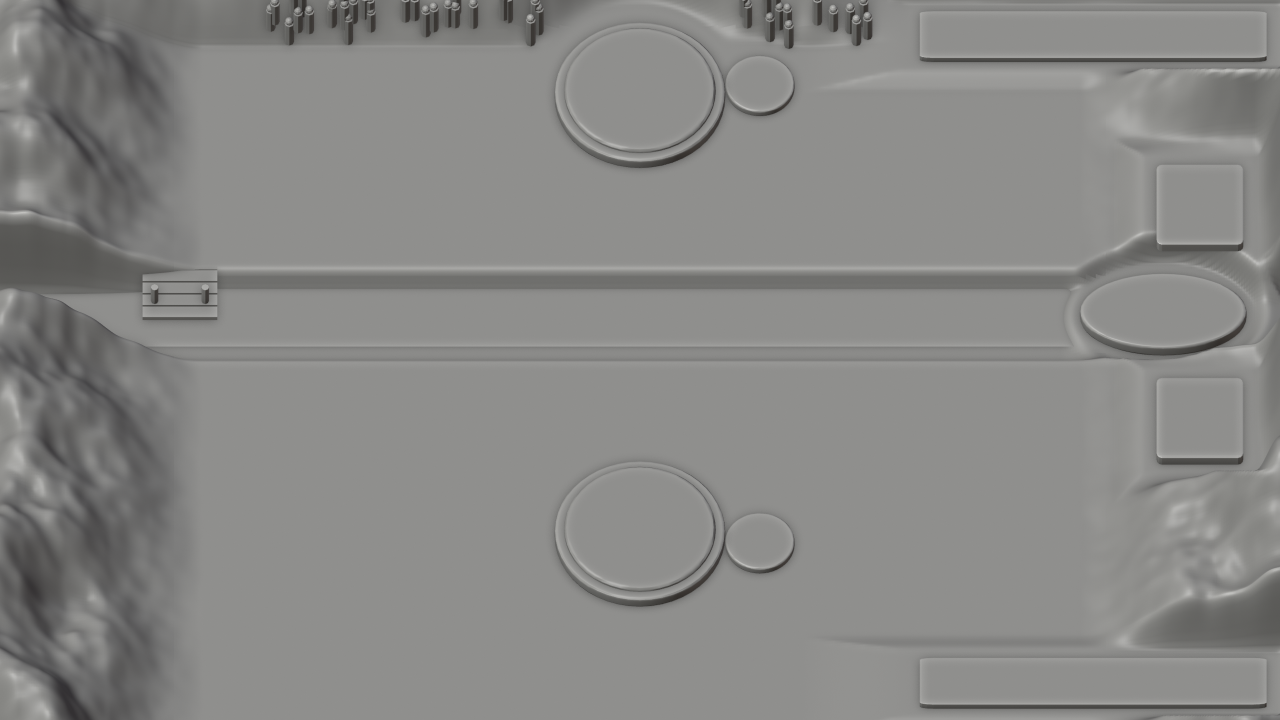
#> input picture art_src/arena/blockout/board_clay.png, 2560 x 1440 px, found by its file name (shown at 1/2 size)
$ python passes.py ../../art_src/arena/blockout/board_clay.png
#> lines starting #> are read from the running program, lines starting #| are printed output that depends on the picture; after the words box and inside, x2 and y2 are one past the last pixel; in counts of white or black regions, pixels touching at a corner belong together
"""Post-processes the Blender blockout renders for the ComfyUI paintover.

  python tools/arena/passes.py art_src/arena/blockout

Writes board_lineart.png (white lines on black: element borders from the ID pass + main clay edges) and
layout_check.png (clay with the game's layout guide on top, to eyeball the sockets).
"""
import os
import sys

import cv2
import numpy as np

d = sys.argv[1]
clay = cv2.imread(os.path.join(d, "board_clay.png"), cv2.IMREAD_GRAYSCALE)
#> clay: shape (1440, 2560); min 43, max 200, mean 135.6
ids = cv2.imread(os.path.join(d, "board_id.png"))
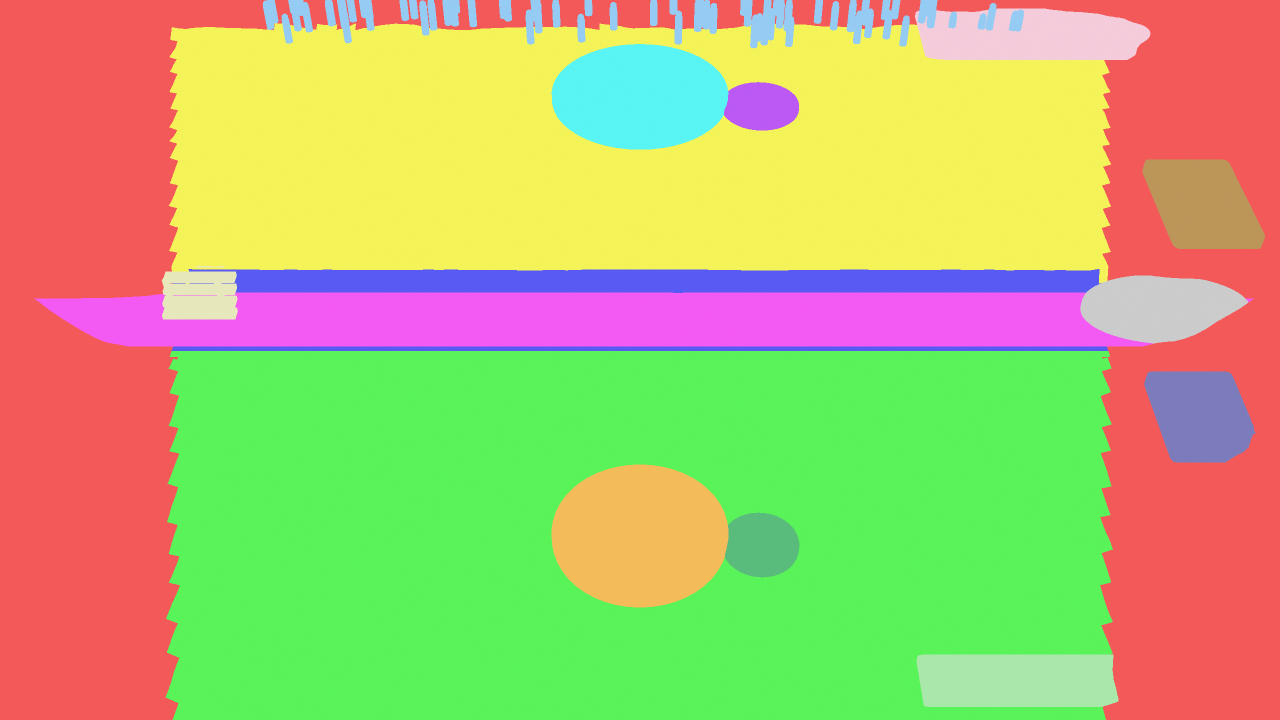
#> input picture art_src/arena/blockout/board_id.png, 2560 x 1440 px, found by its file name (shown at 1/2 size)
#> ids is the input picture: shape (1440, 2560, 3); mean B, G, R 111.4, 186.3, 180.2
# The terrain regions (banks, riverbed, cliffs) blend into each other: their shared borders are not lines to paint.
h, w = ids.shape[:2]
#> h = 1440; w = 2560
flat = ids.copy()
# Sample the region colours at known layout points (cliff, far bank, near bank) rather than trusting ids.json,
# since the render's colour management shifts them.
for gx, gy in ((60, 900), (1880, 900), (960, 300), (960, 950)):
    c = ids[int(gy / 1080 * h), int(gx / 1920 * w)].astype(int)
    flat[np.all(np.abs(ids.astype(int) - c) < 8, axis=2)] = (40, 40, 40)
#> this loop made 4 passes
#> c on passes 1 to 4: [89, 89, 244], [90, 90, 244], [89, 244, 244], [89, 244, 89]
borders = (cv2.Canny(flat, 10, 30) > 0).astype(np.uint8) * 255
#> borders: shape (1440, 2560); 0.58% white in thin lines or dots
edges = cv2.Canny(cv2.GaussianBlur(clay, (5, 5), 0), 40, 110)
#> edges: shape (1440, 2560); 0.78% white in thin lines or dots
lines = cv2.max(cv2.dilate(borders, np.ones((3, 3), np.uint8)), edges)
#> lines: shape (1440, 2560); 2.6% white; 68 white regions (20 under 20 px), largest, box (x1, y1, x2, y2) and area: (66, 530, 2509, 712) 36402, (1101, 0, 1600, 337) 10511, (1828, 0, 2534, 125) 7431
cv2.imwrite(os.path.join(d, "board_lineart.png"), lines)
guide = cv2.imread(os.path.join(os.path.dirname(os.path.abspath(d)), "acheron_layout_guide.png"))
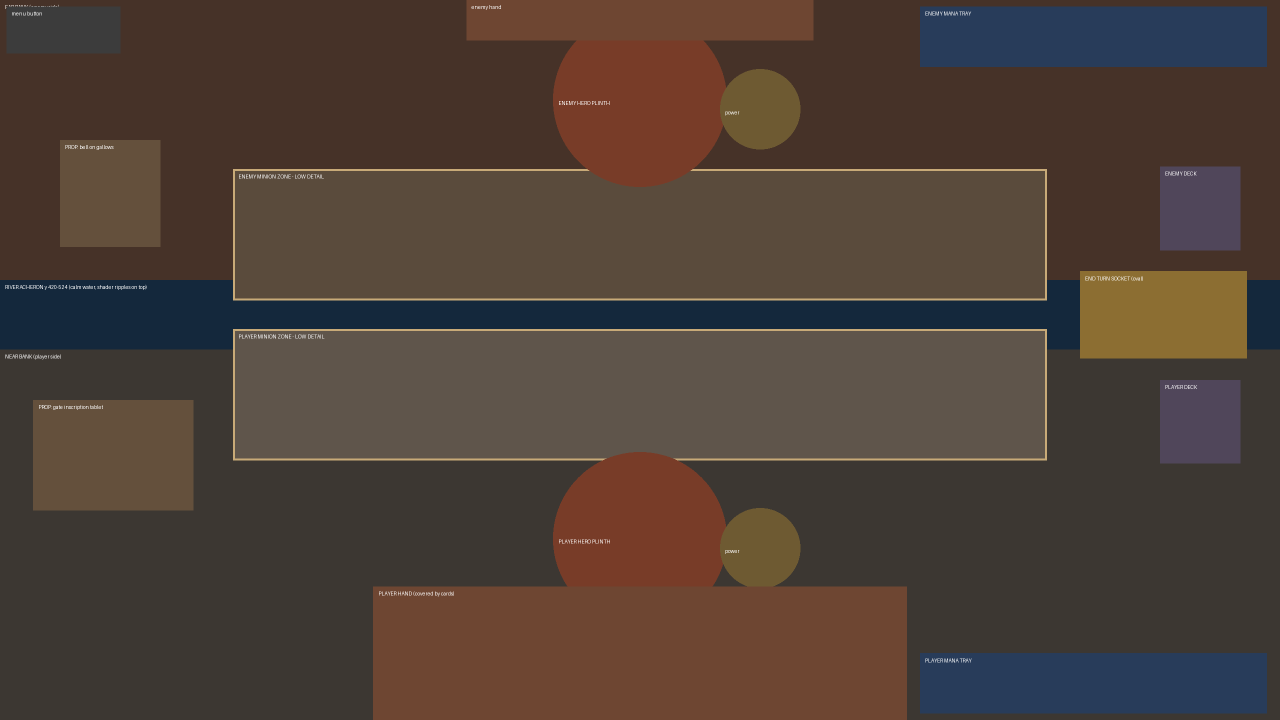
#> input picture art_src/arena/acheron_layout_guide.png, 2560 x 1440 px, found by its file name (shown at 1/2 size)
#> guide is the input picture: shape (1440, 2560, 3); mean B, G, R 55.5, 64.1, 78.3
if guide is not None:
    guide = cv2.resize(guide, (clay.shape[1], clay.shape[0]))
    check = cv2.addWeighted(cv2.cvtColor(clay, cv2.COLOR_GRAY2BGR), 0.6, guide, 0.4, 0)
    cv2.imwrite(os.path.join(d, "layout_check.png"), check)
# Normal map for Godot's 2D lights: the render is sRGB-encoded, the normal map must be linear (green = up).
n = cv2.imread(os.path.join(d, "board_normal.png")).astype(np.float32) / 255.0
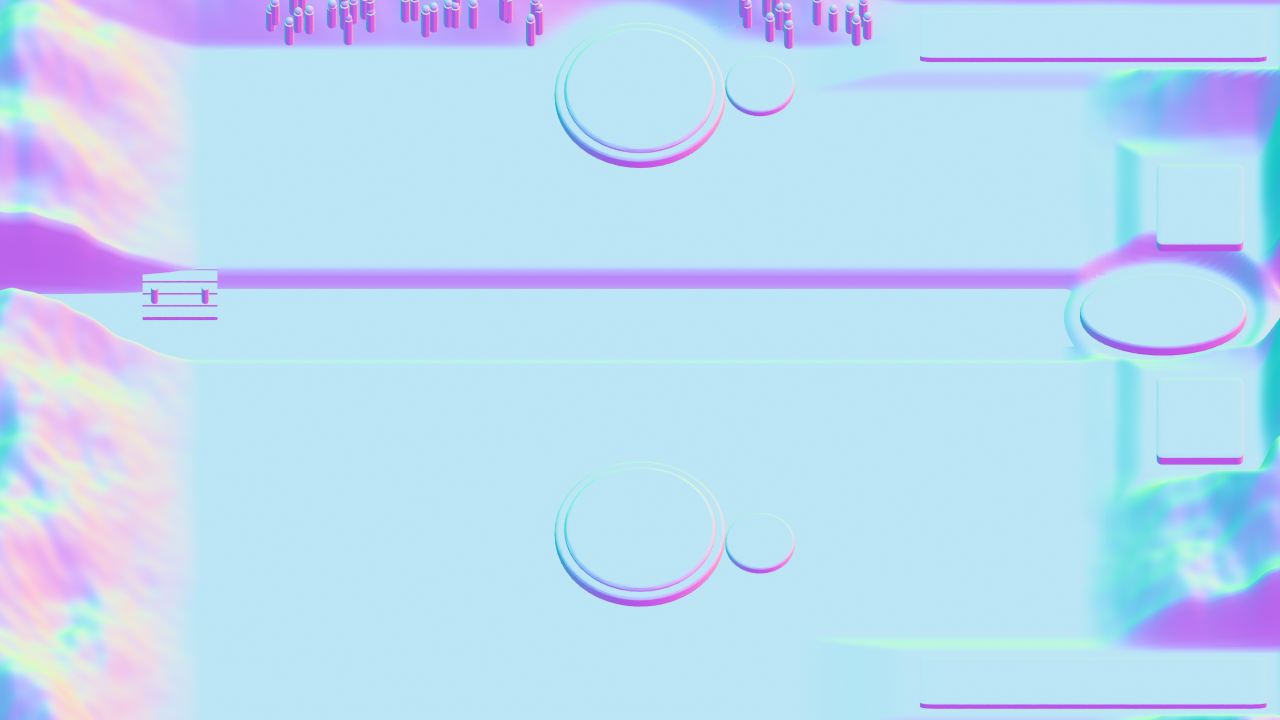
#> input picture art_src/arena/blockout/board_normal.png, 2560 x 1440 px, found by its file name (shown at 1/2 size)
lin = np.where(n <= 0.04045, n / 12.92, ((n + 0.055) / 1.055) ** 2.4)
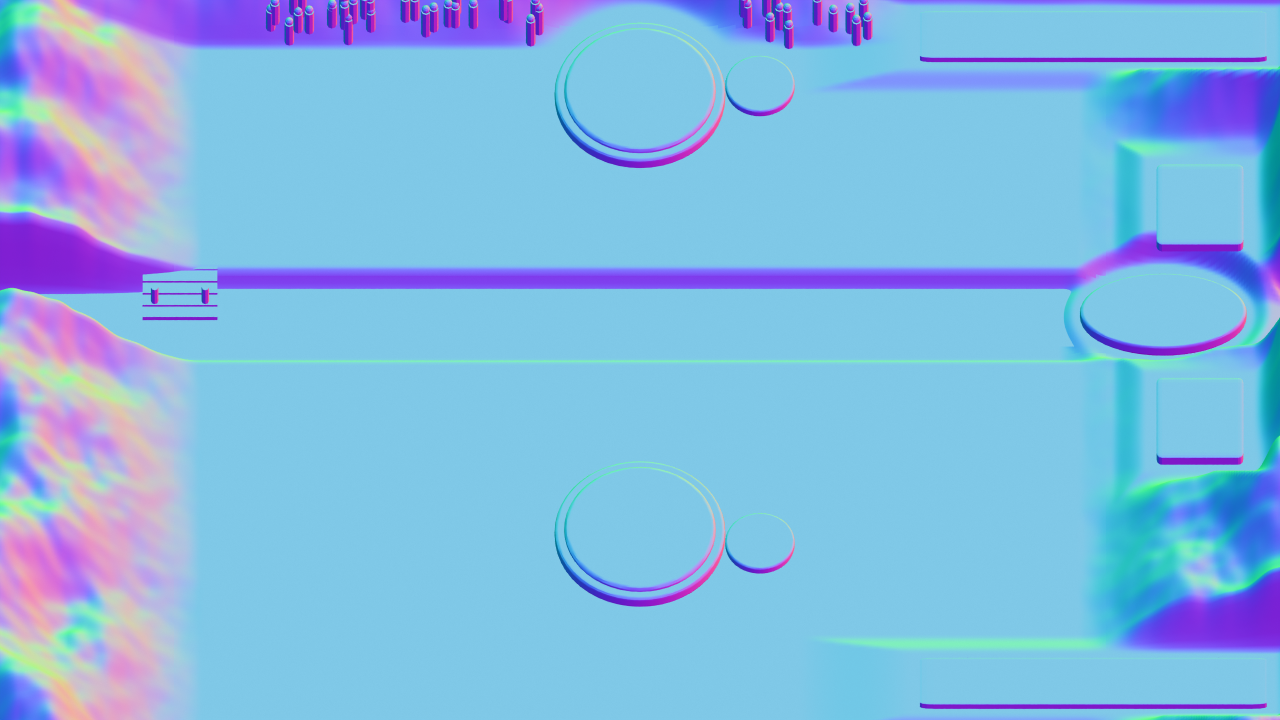
#> lin: shape (1440, 2560, 3) float32 (shown at 1/2 size); mean B, G, R 0.908, 0.708, 0.516
cv2.imwrite(os.path.join(d, "board_normal_linear.png"), np.clip(lin * 255.0 + 0.5, 0, 255).astype(np.uint8))
print("ok")
